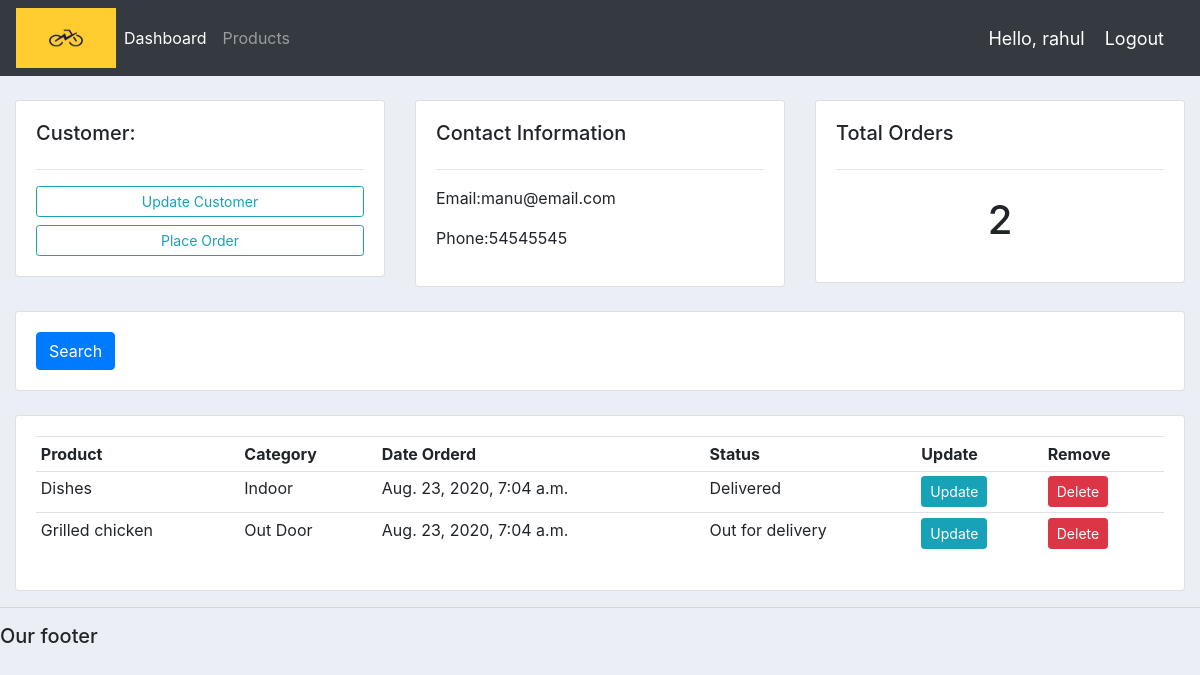
The page /customer/2/ (signed in) on the database its author committed.
### accounts/models.py (models this page shows, shortened)
class Customer(models.Model):
    name = models.CharField(max_length=200,null=True)
    email = models.CharField(max_length=200,null=True)
    phone = models.CharField(max_length=10,null=True)
    date_created = models.DateTimeField(auto_now_add=True,null=True)

class Order(models.Model):
    STATUS = (
        ('Pending','Pending'),
        ('Out for delivery','Out for delivery'),
        ('Delivered','Delivered'),
    )
    customer = models.ForeignKey(Customer,null=True,on_delete= models.SET_NULL)
    product = models.ForeignKey(Product,null=True,on_delete= models.SET_NULL)
    date_created = models.DateTimeField(auto_now_add=True,null=True)
    status = models.CharField(max_length=200,null=True,choices=STATUS)

class Product(models.Model):
    CATEGORY = (
        ('Indoor','Indoor'),
        ('Out Door','Out Door'),
    )
    name = models.CharField(max_length=200,null=True)
    price = models.FloatField(null=True)
    category = models.CharField(max_length=200,null=True,choices=CATEGORY)
    description = models.CharField(max_length=200,null=True,blank=True)
    date_created = models.DateTimeField(auto_now_add=True,null=True)
    tags = models.ManyToManyField(Tag)
    def __str__(self):
        return self.name

### accounts/views.py (the view)
# urls.py: path('customer/<str:pk_test>/', views.customer, name='customer'),
@login_required(login_url='login')
def customer(request,pk_test):
    customer = Customer.objects.get(id=pk_test)
    orders = customer.order_set.all()
    order_count = orders.count()
    context = {'customer':customer,'orders':orders,'order_count':order_count,}
    return render(request,"customer.html",context)

### templates/customer.html
{%  extends 'main.html' %}
{% block content %}
	<br>
<div class="row">
	<div class="col-md">
		<div class="card card-body">
			<h5>Customer:</h5>
			<hr>
			<a class="btn btn-outline-info  btn-sm btn-block" href="">Update Customer</a>
			<a class="btn btn-outline-info  btn-sm btn-block" href="{% url 'create_order' customer.id %}">Place Order</a>
		</div>
	</div>
	<div class="col-md">
		<div class="card card-body">
			<h5>Contact Information</h5>
			<hr>
			<p>Email:{{customer.email}} </p>
			<p>Phone:{{customer.phone}} </p>
		</div>
	</div>
	<div class="col-md">
		<div class="card card-body">
			<h5>Total Orders</h5>
			<hr>
			<h1 style="text-align: center;padding: 10px">{{order_count}}</h1>
		</div>
	</div>
</div>
<br>
<div class="row">
	<div class="col">
		<div class="card card-body">
			<form method="get">
		    <button class="btn btn-primary" type="submit">Search</button>
		  	</form>
		</div>
	</div>
</div>
<br>
<div class="row">
	<div class="col-md">
		<div class="card card-body">
			<table class="table table-sm">
				<tr>
					<th>Product</th>
					<th>Category</th>
					<th>Date Orderd</th>
					<th>Status</th>
					<th>Update</th>
					<th>Remove</th>
				</tr>
				{% for order in orders %}
				<tr>
					<td>{{order.product}}</td>
					<td>{{order.product.category}}</td>
					<td>{{order.date_created}}</td>
					<td>{{order.status}}</td>
					<td><a class="btn btn-sm btn-info" href="{% url 'update_order' order.id %}">Update</a></td>
					<td><a class="btn btn-sm btn-danger" href="{% url 'delete_order' order.id %}">Delete</a></td>
				</tr>
				{% endfor %}
			</table>
		</div>
	</div>
</div>
{% endblock %}

### templates/navbar.html (shortened to what this page needs)
{% load static %}
<nav class="navbar navbar-expand-lg navbar-dark bg-dark">
  <img src="{% static 'images/logo3.png' %}" style="width:100px;height:60px;">
  <div class="collapse navbar-collapse" id="navbarNav">
    <ul class="navbar-nav">
      <li class="nav-item active">
        <a class="nav-link" href="{% url 'home' %}">Dashboard</a>
      </li>
      <li class="nav-item">
        <a class="nav-link" href="{% url 'products' %}">Products</a>
      </li>
    </ul>
  </div>
  <span class="hello-msg" > Hello, {{request.user}}</span>
  <span><a class="hello-msg" href="{% url 'logout' %}">Logout</a></span>
</nav>

### static/css/main.css (style rules this page uses)
body { background-color: #ebeff5; }

### templates/navbar.html (style rules this page uses)
.hello-msg { font-size: 18px; color: #fff; margin-right: 20px; }

### rows shown on the page
Customer: email "manu@email.com", phone "54545545"
Order: product "Dishes", product.category "Indoor", date_created "Aug. 23, 2020, 7:04 a.m.", status "Delivered"
Order: product "Grilled chicken", product.category "Out Door", date_created "Aug. 23, 2020, 7:04 a.m.", status "Out for delivery"

### other values the page prints
{{ request.user }} "rahul"
{{ order_count }} "2"
